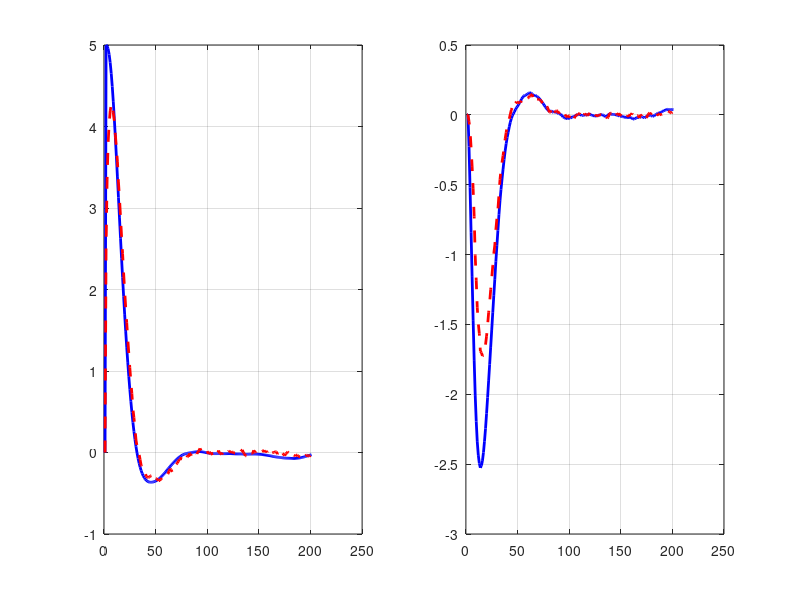

Write MATLAB code to recreate this figure.
clear; close all; clc

% Configuracoes da simulacao
kpassos = 200;

% Criando matrizes do modelo
Phi = [1 0.1;
       0 1];
Gamma = [0.005;
        0.1];

C = [1 0];

G = [1; 1];
 
% Variancias dos ruidos
Rv = 1; % ruido de saida
Rw = 0.01; % ruido de estado

% Escolhendo uma realimentacao de estados
K_cont = place(Phi, Gamma, [0.9 0.91]);

% Scopes
x_real = zeros(2, kpassos);
y_real = zeros(1, kpassos); % saida medida
x_hat = zeros(2, kpassos);
u = zeros(1, kpassos);
xp = [0;0];

% Condicao inicial
x_real(:, 2) = [5; 0];

% Inicializando matriz de cov
P_minus = eye(2);

% laco de controle
for k = 2:kpassos
    
    %% Leitura do sensor
    y_real(:, k) = C*x_real(:, k) + randn(1)*0.1;
    
    %% Fase de correcao do FK
    K_kal = P_minus*C' / (C*P_minus*C' + Rv);
    
    x_hat(:, k) = xp + K_kal*(y_real(:, k) - C*xp);
    
    %% Calculando a acao de controle
    u(:, k) = -K_cont*x_hat(:, k);
    
    %% Simulando a din. da planta
    x_real(:, k + 1) = Phi*x_real(:, k) + Gamma*u(:, k) + G*randn(1)*0.00;
    
    %% Fase de predicao do FK
    P_plus = (eye(2) - K_kal*C)*P_minus;
   
    P_minus = Phi*P_plus*Phi' + G*Rw*G';
    
    xp = Phi*x_hat(:, k) + Gamma*u(:, k); % estado predito
end


figure
subplot(1,2,1)
plot(x_real(1,:),'b','LineWidth', 2)
hold on, grid on
plot(x_hat(1,:),'r--','LineWidth', 2)

subplot(1,2, 2)
plot(x_real(2,:),'b','LineWidth', 2)
hold on, grid on
plot(x_hat(2,:),'r--','LineWidth', 2)